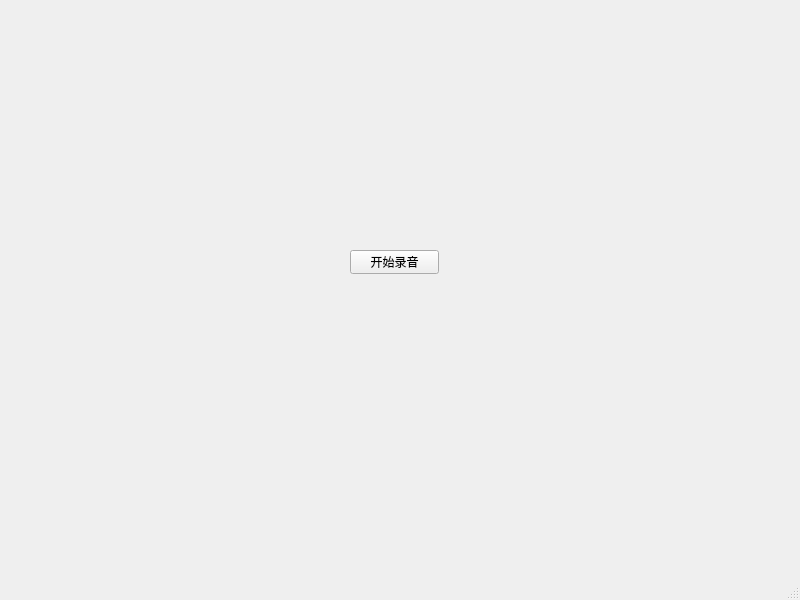
<?xml version="1.0" encoding="UTF-8"?>
<ui version="4.0">
 <class>MainWindow</class>
 <widget class="QMainWindow" name="MainWindow">
  <property name="geometry">
   <rect>
    <x>0</x>
    <y>0</y>
    <width>800</width>
    <height>600</height>
   </rect>
  </property>
  <property name="windowTitle">
   <string>MainWindow</string>
  </property>
  <widget class="QWidget" name="centralwidget">
   <widget class="QPushButton" name="audioButton">
    <property name="geometry">
     <rect>
      <x>350</x>
      <y>250</y>
      <width>89</width>
      <height>24</height>
     </rect>
    </property>
    <property name="text">
     <string>开始录音</string>
    </property>
   </widget>
  </widget>
  <widget class="QMenuBar" name="menubar">
   <property name="geometry">
    <rect>
     <x>0</x>
     <y>0</y>
     <width>800</width>
     <height>25</height>
    </rect>
   </property>
  </widget>
  <widget class="QStatusBar" name="statusbar"/>
 </widget>
 <resources/>
 <connections/>
</ui>
